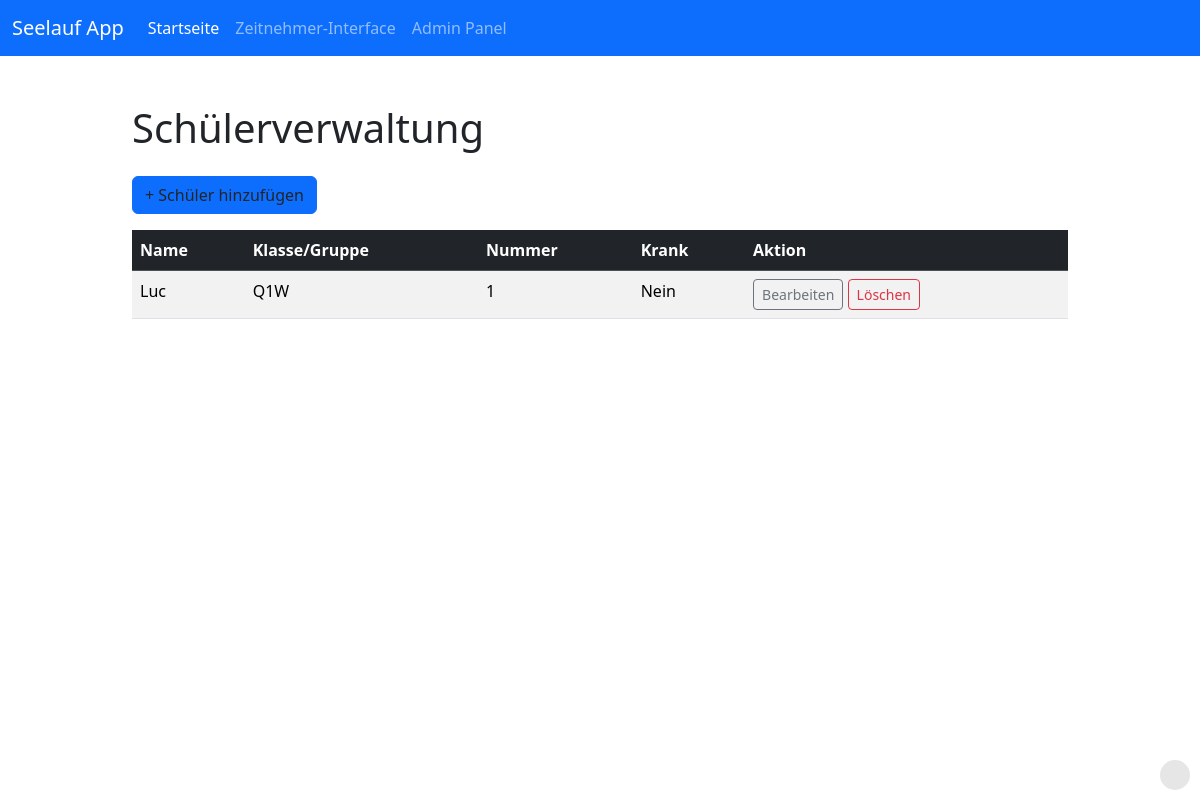
/admin/students (signed in), run on an earlier commit of the app's database.
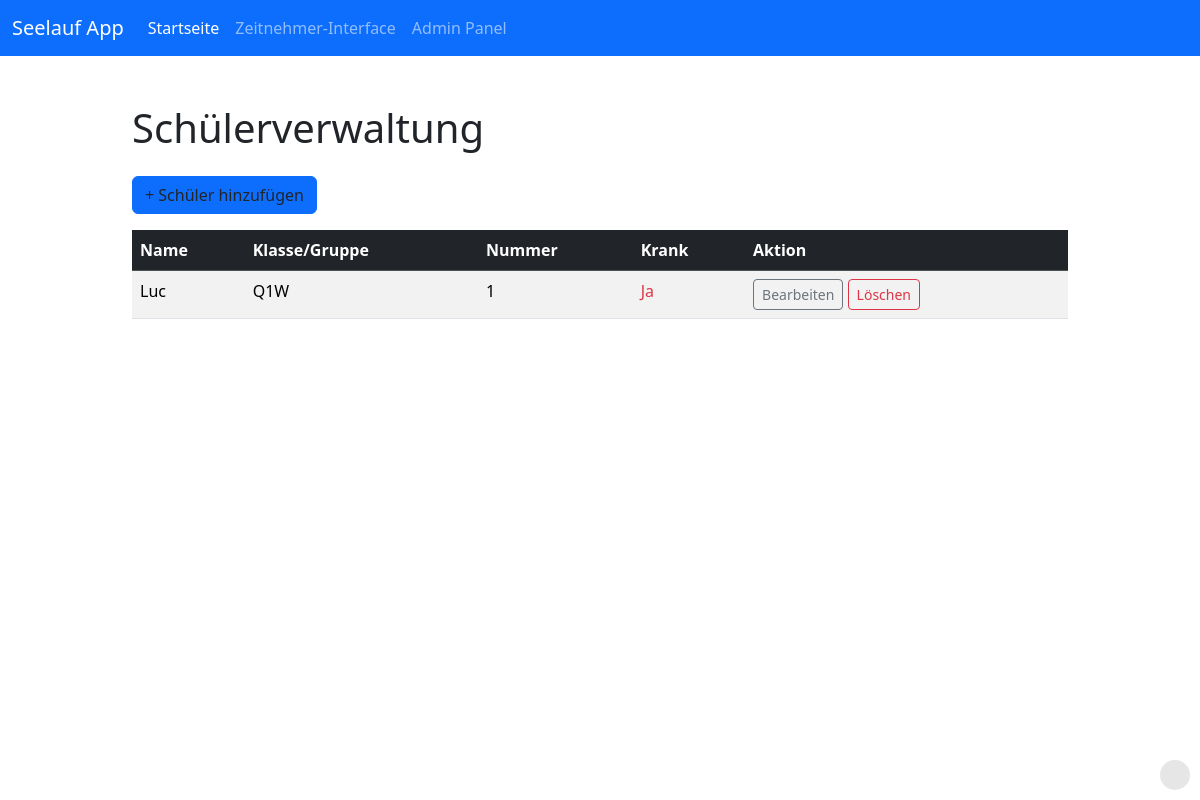
And on a later commit of the database.
### tables this page shows
CREATE TABLE students (
                id INTEGER PRIMARY KEY AUTOINCREMENT,
                name TEXT NOT NULL,
                class_group TEXT,
                nummer TEXT UNIQUE NOT NULL,
                ill INTEGER DEFAULT 0
            );

### routen/admin.py (the view)
@admin_bp.route('/students')
@login_required
def list_students():
    students = db.get_students(include_ill=True)
    return render_template('admin_students.html', students=students)

### db.py (called while the page is built)
@contextmanager
def get_db_connection():
    conn = None
    try:
        conn = sqlite3.connect(DATABASE_PATH)
        conn.row_factory = sqlite3.Row  # Return rows as dictionary-like objects
        yield conn
    except sqlite3.Error as e:
        if conn:
            conn.rollback()
        raise e
    finally:
        if conn:
            conn.close()

def get_students(include_ill=False):
    try:
        with get_db_connection() as conn:
            cursor = conn.cursor()
            if include_ill:
                cursor.execute("SELECT * FROM students ORDER BY class_group, name")
            else:
                cursor.execute("SELECT * FROM students WHERE ill = 0 ORDER BY class_group, name")
            rows = cursor.fetchall()
            return [dict(row) for row in rows]
    except sqlite3.Error as e:
        print(f"Error retrieving students: {e}")
        raise

### routen/admin.py (called while the page is built)
def login_required(f):
    from functools import wraps
    @wraps(f)
    def decorated_function(*args, **kwargs):
        if not session.get('admin_logged_in'):
            flash('Bitte melden Sie sich zuerst an.', 'warning')
            return redirect(url_for('admin.login'))
        return f(*args, **kwargs)
    return decorated_function

### templates/admin_students.html (shortened to what this page needs)
{% extends "base.html" %}
{% block content %}
<div class="container py-4">
    <h1 class="mb-4">Schülerverwaltung</h1>
    <a href="{{ url_for('admin.add_student') }}" class="btn btn-admin mb-3">+ Schüler hinzufügen</a>
    <div class="table-responsive">
        <table class="table table-striped table-hover">
            <thead class="table-dark">
                <tr>
                    <th>Name</th>
                    <th>Klasse/Gruppe</th>
                    <th>Nummer</th>
                    <th>Krank</th>
                    <th>Aktion</th>
                </tr>
            </thead>
            <tbody>
                {% for student in students %}
                <tr>
                    <td>{{ student.name }}</td>
                    <td>{{ student.class_group }}</td>
                    <td>{{ student.nummer }}</td>
                    <td>
                        {% if student.ill %}
                        <span class="text-danger">Ja</span>
                        {% else %}
                        Nein
                        {% endif %}
                    </td>
                    <td>
                        <a href="{{ url_for('admin.edit_student', student_id=student.id) }}" class="btn btn-sm btn-outline-secondary">Bearbeiten</a>
                        <form action="{{ url_for('admin.delete_student', student_id=student.id) }}" method="POST" class="d-inline" onsubmit="return confirm('Wirklich löschen?');">
                            <button type="submit" class="btn btn-sm btn-outline-danger">Löschen</button>
                        </form>
                    </td>
                </tr>
                {% endfor %}
            </tbody>
        </table>
    </div>
</div>
{% endblock %}

### templates/base.html (shortened to what this page needs)
<!DOCTYPE html>
<html lang="de">
<head>
    <link href="https://cdn.jsdelivr.net/npm/bootstrap@5.3.3/dist/css/bootstrap.min.css" rel="stylesheet">
    <link rel="stylesheet" href="{{ url_for('static', filename='css/custom.css') }}">
</head>
<head>
    <body>
        <nav class="navbar navbar-expand-lg navbar-dark bg-primary mb-4">
            <div class="container-fluid">
                <a class="navbar-brand" href="{{ url_for('main.index') }}">Seelauf App</a>
                <div class="collapse navbar-collapse" id="navbarNav">
                    <ul class="navbar-nav me-auto mb-2 mb-lg-0">
                        <li class="nav-item">
                            <a class="nav-link active" aria-current="page" href="{{ url_for('main.index') }}">Startseite</a>
                        </li>
                        <li class="nav-item">
                            <a class="nav-link" href="{{ url_for('zeitmesser.zeitmesser') }}">Zeitnehmer‑Interface</a>
                        </li>
                        <li class="nav-item">
                            <a class="nav-link" href="{{ url_for('admin.login') }}">Admin Panel</a>
                        </li>
                    </ul>
                </div>
            </div>
        </nav>
        {% block content %}{% endblock %}
        <button id="secretBtn" style="position: fixed; bottom: 10px; right: 10px; width: 30px; height: 30px; opacity: 0.2; border: none; background: gray; border-radius: 50%; cursor: pointer; z-index: 9999; transition: opacity 0.3s;" onmouseover="this.style.opacity='0.5'" onmouseout="this.style.opacity='0.2'" title="Shhh..."></button>
    </body>
</html>
    </html>

### static/css/custom.css (style rules this page uses)
body { padding-top: 0; }
.navbar { position: sticky; top: 0; z-index: 1000; }
.container { max-width: 960px; }
.btn-admin { background-color: #0d6efd; border-color: #0d6efd; }

What changed in the data, as far as the page shows it:
changed students "Luc": ill "Nein" → "Ja"
